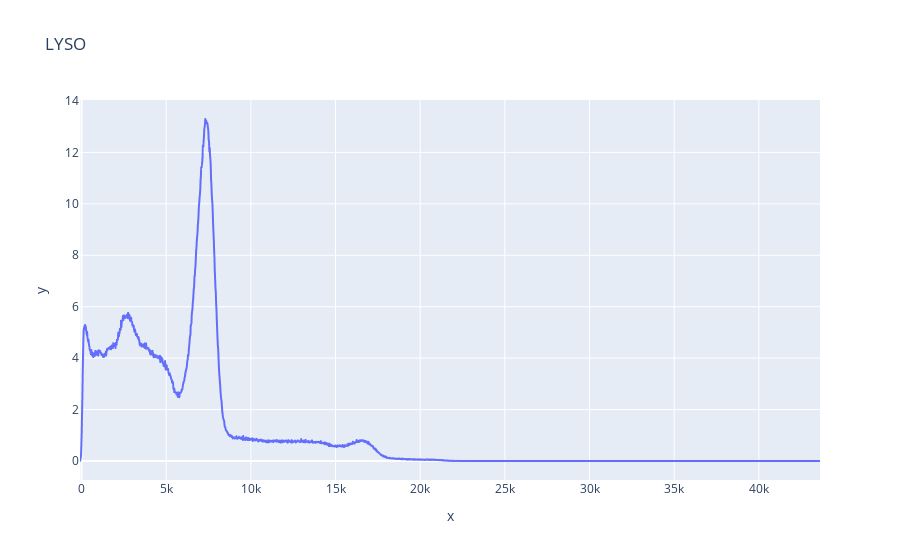

Here is the notebook cell this chart was saved with:
### Code cell
fig = px.line(x=channel, y=frequency_LYSO, title='LYSO')
fig.show()

### Figure 1 — Plotly figure (JSON) as saved in the notebook; plotly's stock layout.template omitted (floating-point values rounded to 4 significant figures; data arrays with more than 128 entries replaced by an {"elided": "..."} marker saying what was removed)
{"data": [{"hovertemplate": "x=%{x}<br>y=%{y}<extra></extra>", "legendgroup": "", "line": {"color": "#636efa", "dash": "solid"}, "marker": {"symbol": "circle"}, "mode": "lines", "name": "", "showlegend": false, "type": "scattergl", "x": {"elided": "2186 int values"}, "xaxis": "x", "y": {"elided": "2186 float values"}, "yaxis": "y"}], "layout": {"legend": {"tracegroupgap": 0}, "title": {"text": "LYSO"}, "xaxis": {"anchor": "y", "domain": [0, 1], "title": {"text": "x"}}, "yaxis": {"anchor": "x", "domain": [0, 1], "title": {"text": "y"}}}}
